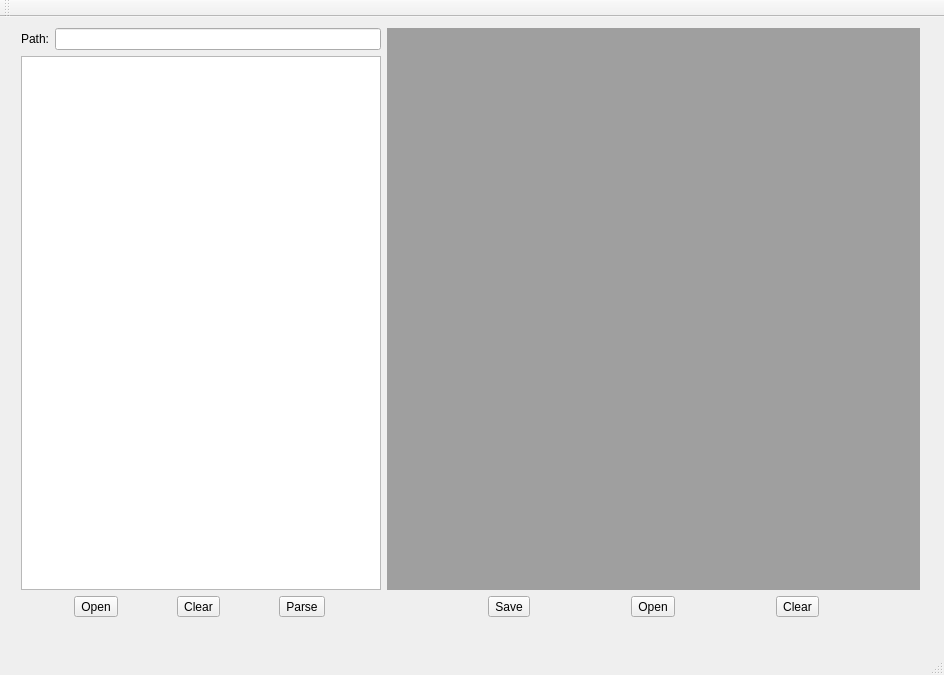
<?xml version="1.0" encoding="UTF-8"?>
<ui version="4.0">
 <class>MainWindow</class>
 <widget class="QMainWindow" name="MainWindow">
  <property name="geometry">
   <rect>
    <x>0</x>
    <y>0</y>
    <width>944</width>
    <height>675</height>
   </rect>
  </property>
  <property name="windowTitle">
   <string>MainWindow</string>
  </property>
  <widget class="QWidget" name="centralWidget">
   <widget class="QWidget" name="horizontalLayoutWidget">
    <property name="geometry">
     <rect>
      <x>10</x>
      <y>0</y>
      <width>921</width>
      <height>611</height>
     </rect>
    </property>
    <layout class="QHBoxLayout" name="horizontalLayout">
     <item>
      <layout class="QVBoxLayout" name="verticalLayout">
       <item>
        <layout class="QHBoxLayout" name="horizontalLayout_6">
         <item>
          <widget class="QLabel" name="lblPath">
           <property name="text">
            <string>Path:</string>
           </property>
          </widget>
         </item>
         <item>
          <widget class="QLineEdit" name="lineEditFolder">
           <property name="readOnly">
            <bool>true</bool>
           </property>
          </widget>
         </item>
        </layout>
       </item>
       <item>
        <widget class="QListWidget" name="listWidgetFilesToAnalyze">
         <property name="sizePolicy">
          <sizepolicy hsizetype="Minimum" vsizetype="Expanding">
           <horstretch>0</horstretch>
           <verstretch>0</verstretch>
          </sizepolicy>
         </property>
         <property name="editTriggers">
          <set>QAbstractItemView::NoEditTriggers</set>
         </property>
        </widget>
       </item>
       <item>
        <layout class="QHBoxLayout" name="horizontalLayout_2">
         <item>
          <widget class="QToolButton" name="toolBtnOpenFiles">
           <property name="text">
            <string>Open</string>
           </property>
           <property name="icon">
            <iconset resource="icons.qrc">
             <normaloff>:/open.png</normaloff>:/open.png</iconset>
           </property>
           <property name="iconSize">
            <size>
             <width>36</width>
             <height>36</height>
            </size>
           </property>
          </widget>
         </item>
         <item>
          <widget class="QToolButton" name="toolBtnClearFileList">
           <property name="text">
            <string>Clear</string>
           </property>
           <property name="icon">
            <iconset resource="icons.qrc">
             <normaloff>:/edit_clear.png</normaloff>:/edit_clear.png</iconset>
           </property>
           <property name="iconSize">
            <size>
             <width>36</width>
             <height>36</height>
            </size>
           </property>
          </widget>
         </item>
         <item>
          <widget class="QToolButton" name="toolBtnParse">
           <property name="text">
            <string>Parse</string>
           </property>
           <property name="icon">
            <iconset resource="icons.qrc">
             <normaloff>:/arrow.jpg</normaloff>:/arrow.jpg</iconset>
           </property>
           <property name="iconSize">
            <size>
             <width>36</width>
             <height>36</height>
            </size>
           </property>
          </widget>
         </item>
        </layout>
       </item>
      </layout>
     </item>
     <item>
      <layout class="QVBoxLayout" name="verticalLayout_3">
       <property name="rightMargin">
        <number>0</number>
       </property>
       <item>
        <widget class="QMdiArea" name="mdiArea">
         <property name="sizePolicy">
          <sizepolicy hsizetype="Expanding" vsizetype="Expanding">
           <horstretch>0</horstretch>
           <verstretch>0</verstretch>
          </sizepolicy>
         </property>
        </widget>
       </item>
       <item>
        <layout class="QHBoxLayout" name="horizontalLayout_4">
         <property name="spacing">
          <number>0</number>
         </property>
         <property name="sizeConstraint">
          <enum>QLayout::SetDefaultConstraint</enum>
         </property>
         <property name="rightMargin">
          <number>0</number>
         </property>
         <item>
          <widget class="QToolButton" name="toolBtnSaveResultAs">
           <property name="text">
            <string>Save</string>
           </property>
           <property name="icon">
            <iconset resource="icons.qrc">
             <normaloff>:/save.png</normaloff>:/save.png</iconset>
           </property>
           <property name="iconSize">
            <size>
             <width>36</width>
             <height>36</height>
            </size>
           </property>
          </widget>
         </item>
         <item>
          <widget class="QToolButton" name="toolBtnOpenResult">
           <property name="text">
            <string>Open</string>
           </property>
           <property name="icon">
            <iconset resource="icons.qrc">
             <normaloff>:/open.png</normaloff>:/open.png</iconset>
           </property>
           <property name="iconSize">
            <size>
             <width>36</width>
             <height>36</height>
            </size>
           </property>
          </widget>
         </item>
         <item>
          <widget class="QToolButton" name="toolBtnClearResults">
           <property name="text">
            <string>Clear</string>
           </property>
           <property name="icon">
            <iconset resource="icons.qrc">
             <normaloff>:/edit_clear.png</normaloff>:/edit_clear.png</iconset>
           </property>
           <property name="iconSize">
            <size>
             <width>36</width>
             <height>36</height>
            </size>
           </property>
          </widget>
         </item>
        </layout>
       </item>
      </layout>
     </item>
    </layout>
   </widget>
  </widget>
  <widget class="QMenuBar" name="menuBar">
   <property name="geometry">
    <rect>
     <x>0</x>
     <y>0</y>
     <width>944</width>
     <height>25</height>
    </rect>
   </property>
  </widget>
  <widget class="QToolBar" name="mainToolBar">
   <attribute name="toolBarArea">
    <enum>TopToolBarArea</enum>
   </attribute>
   <attribute name="toolBarBreak">
    <bool>false</bool>
   </attribute>
  </widget>
  <widget class="QStatusBar" name="statusBar"/>
 </widget>
 <layoutdefault spacing="6" margin="11"/>
 <resources>
  <include location="icons.qrc"/>
 </resources>
 <connections/>
</ui>
